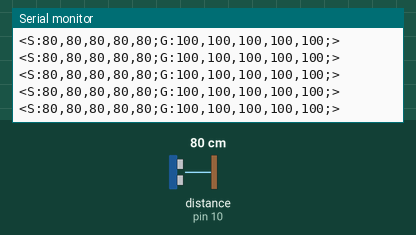
Bench run of a sketch on a simulated Arduino Uno, built with avr-gcc and run on an emulated ATmega328P. Shown: the last lines printed to the serial monitor. Inputs (shaded band) come from the test bench; at power-on: distance to the obstacle (sensor on pin 10) 80 cm. The echo pulse lasts 58.3 µs per cm.

Above: at 1.2 s.
1.3 s: distance to the obstacle (sensor on pin 10) set to 2 cm
At 1.35 s:
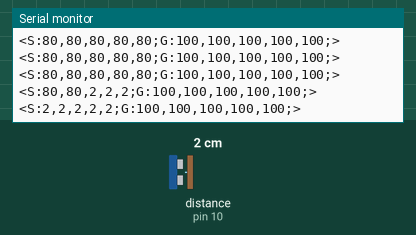
4.3 s: distance to the obstacle (sensor on pin 10) set to 4 cm
At 4.34 s:
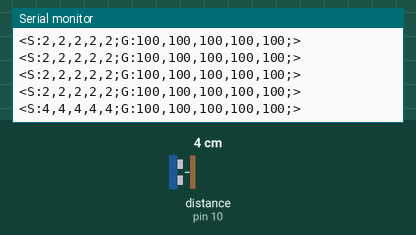
7.3 s: distance to the obstacle (sensor on pin 10) set to 18 cm
At 7.39 s:
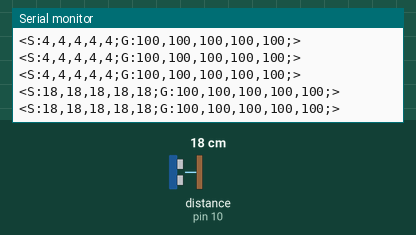
10.3 s: distance to the obstacle (sensor on pin 10) set to 9 cm
At 10.34 s:
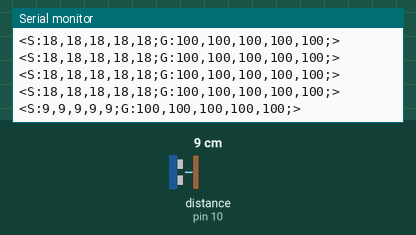
13.3 s: distance to the obstacle (sensor on pin 10) set to 35 cm
At 13.4 s:
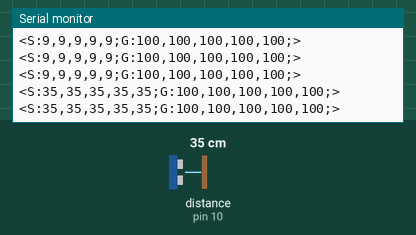
Timing chart, 0 to 16.3 s (numbered marks = the images above; inputs shaded):
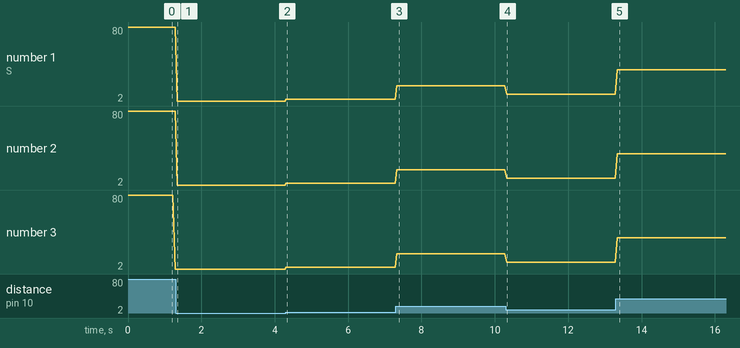

The sketch:

ArduinoSonarTest.ino
```cpp
// Ultrasonic - Library for HR-SC04 Ultrasonic Ranging Module.
// Rev.4 (06/2012)
// J.Rodrigo ( www.jrodrigo.net )
// more info at www.ardublog.com

#include <Ultrasonic.h>

Ultrasonic ultraleft(11,10);   // (Trig PIN,Echo PIN)
//Ultrasonic ultraright(6,7);  // (Trig PIN,Echo PIN)

void setup() {
  Serial.begin(9600);
}

void loop()
{

  //Serial.print("Left: ");

  Serial.print("<");
  Serial.print("S:");
  Serial.print(ultraleft.Ranging(CM)); Serial.print(",");
  Serial.print(ultraleft.Ranging(CM)); Serial.print(",");
  Serial.print(ultraleft.Ranging(CM)); Serial.print(",");
  Serial.print(ultraleft.Ranging(CM)); Serial.print(",");
  Serial.print(ultraleft.Ranging(CM)); Serial.print(";");
  Serial.print("G:");
  Serial.print(100); Serial.print(",");
  Serial.print(100); Serial.print(",");
  Serial.print(100); Serial.print(",");
  Serial.print(100); Serial.print(",");
  Serial.print(100); Serial.print(";");
  Serial.println(">");

  //Serial.print(" cm     " );
  delay(40);
  //Serial.print("Right: ");
  //Serial.print(ultraright.Ranging(CM)); // CM or INC
  //Serial.println(" cm" );
  //delay(50);
}
```

Measured:
- after the input at 1.3 s, the serial monitor: prints a new line at once (image 1)
- after the input at 4.3 s, the serial monitor: prints a new line at once (image 2)
- after the input at 7.3 s, the serial monitor: prints a new line at once (image 3)
- after the input at 10.3 s, the serial monitor: prints a new line at once (image 4)
- after the input at 13.3 s, the serial monitor: prints a new line at once (image 5)
- plotted number 1: 80 → 2 after the input at 1.3 s, 2 → 4 after the input at 4.3 s, 4 → 18 after the input at 7.3 s, 18 → 9 after the input at 10.3 s, 9 → 35 after the input at 13.3 s
- plotted number 2: 80 → 2 after the input at 1.3 s, 2 → 4 after the input at 4.3 s, 4 → 18 after the input at 7.3 s, 18 → 9 after the input at 10.3 s, 9 → 35 after the input at 13.3 s
- plotted number 3: 2 → 4 after the input at 4.3 s, 4 → 18 after the input at 7.3 s, 18 → 9 after the input at 10.3 s, 9 → 35 after the input at 13.3 s
